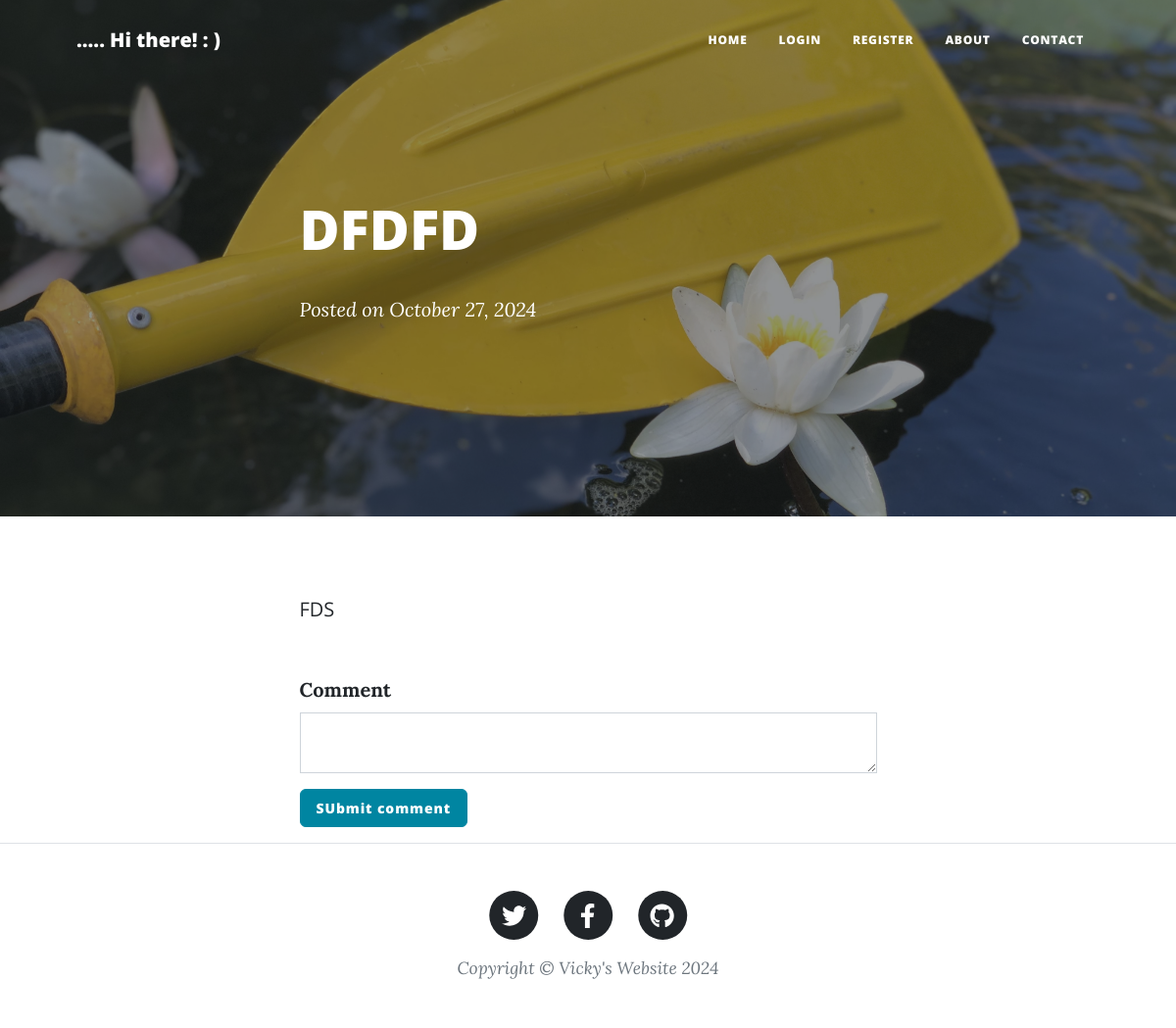
The app's page /plan/1 with its own data.
### main.py (models this page shows)
class PlanPost(db.Model):
    __tablename__ = "plan_posts"
    id: Mapped[int] = mapped_column(Integer, primary_key=True)
    author_id: Mapped[int] = mapped_column(Integer, db.ForeignKey("users.id"))
    author = relationship("User", back_populates="plan_posts")
    title: Mapped[str] = mapped_column(String(250), nullable=False)
    date: Mapped[str] = mapped_column(String(250), nullable=False)
    body: Mapped[str] = mapped_column(Text, nullable=False)
    img_url: Mapped[str] = mapped_column(String(250), nullable=True)
    category: Mapped[str] = mapped_column(String(250), nullable=False)
    comments = relationship("Comment", back_populates="parent_plan_post")
    status: Mapped[str] = mapped_column(String(250), nullable=False)
    month: Mapped[str] = mapped_column(String(500), nullable=False)
    year: Mapped[str] = mapped_column(String(250), nullable=False)

### main.py (the view, shortened to what this page needs)
@app.route("/plan/<int:plan_id>", methods=["GET", "POST"])
def show_plan(plan_id):
    comment_form = CommentForm()
    requested_plan = db.get_or_404(PlanPost, plan_id)
    return render_template("plan.html", plan=requested_plan, logged_in=current_user.is_authenticated, form = comment_form)

### forms.py
class CommentForm(FlaskForm):
    body =  CKEditorField("Comment", validators=[DataRequired()])
    submit = SubmitField(label="SUbmit comment")

### templates/plan.html (shortened to what this page needs)
{% from "bootstrap5/form.html" import render_form %}
{% include "header.html" %}
<header class="masthead" style="background-image: url('{{url_for('static', filename=plan.img_url)}}')">
  <div class="container position-relative px-4 px-lg-5">
    <div class="row gx-4 gx-lg-5 justify-content-center">
      <div class="col-md-10 col-lg-8 col-xl-7">
        <div class="post-heading">
          <h1>{{ plan.title }}</h1>
          <br>
          <span class="meta"
            >Posted on {{ plan.date }}
          </span>
        </div>
      </div>
    </div>
  </div>
</header>
<article>
  <div class="container px-4 px-lg-5">
    <div class="row gx-4 gx-lg-5 justify-content-center">
      <div class="col-md-10 col-lg-8 col-xl-7">
        {{ plan.body|safe }}
        <div class="comment">
          {{ render_form(form) }}
        </div>
      </div>
    </div>
  </div>
</article>
{% include "footer.html" %}

### records on screen
PlanPost: img_url (picture), title "DFDFD", date "October 27, 2024", body "FDS"
